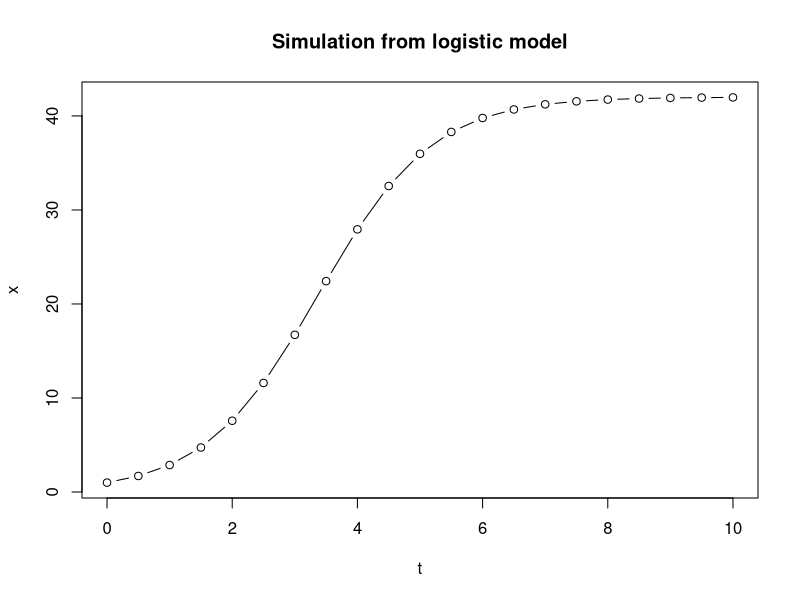
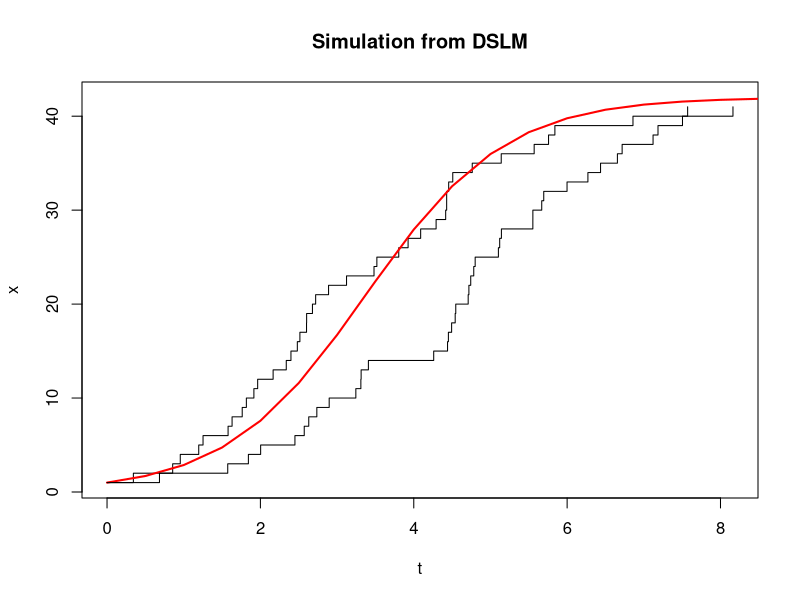
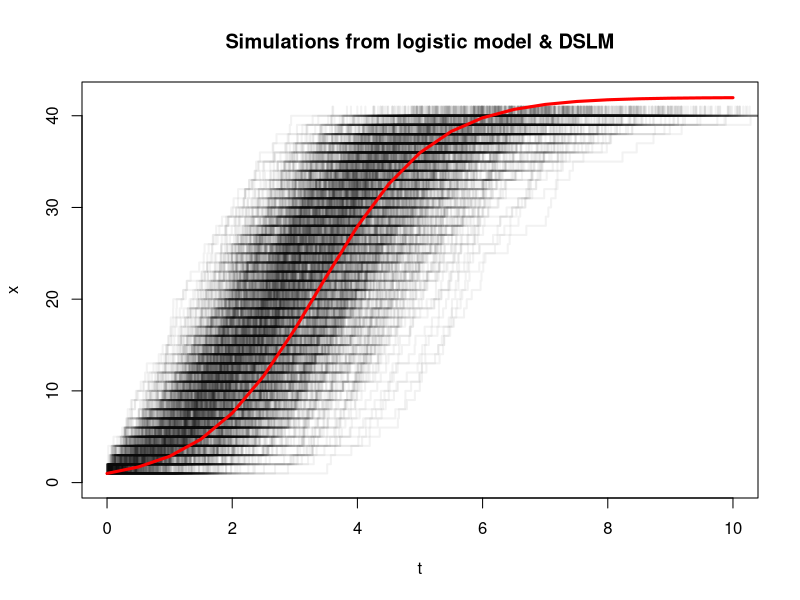

Write the R code that produced these figures, in order.
simDSLogistic=function(K,r,x0){
  if(x0>=K) return(data.frame(t=c(0,Inf),c=c(x0,x0)))
  unifs=runif(K-x0)
  clist=(x0+1):K
  dts=-log(1-unifs)/(r*clist*(1-clist/K))
  return(data.frame(t=c(0,cumsum(dts)),x=c(x0,clist)))
}

# Analytic solution of logistic model of population dynamics
logistic = function(K,r,x0,t) (K*x0*exp(r*t))/(K+x0*(exp(r*t)-1))

t = seq(0,10,0.5)
x = logistic(K=42.0, r=1.1, x0=1.0, t=t)
plot(t,x,type="b",main="Simulation from logistic model")

dat = simDSLogistic(K=42, r=1.1, x0=1)
plot(x~t,data=dat,type="s",main="Simulation from DSLM")


points(t,x,type="l",col="red",lwd=2)
points(x~t, data=simDSLogistic(K=42, r=1.1, x0=1),type="s")

t = seq(0,10,0.5)
x = logistic(K=42.0, r=1.1, x0=1.0, t=t)
plot(NULL,main="Simulations from logistic model & DSLM",xlim=range(t),ylim=c(0,42),xlab="t",ylab="x")
replicate(1000,points(x~t, data=simDSLogistic(K=42, r=1.1, x0=1),type="s",lwd=2,col=rgb(0,0,0,0.05)))
points(t,logistic(K=42.0, r=1.1, x0=1.0, t=t),col="red",lwd=3,type="l")



